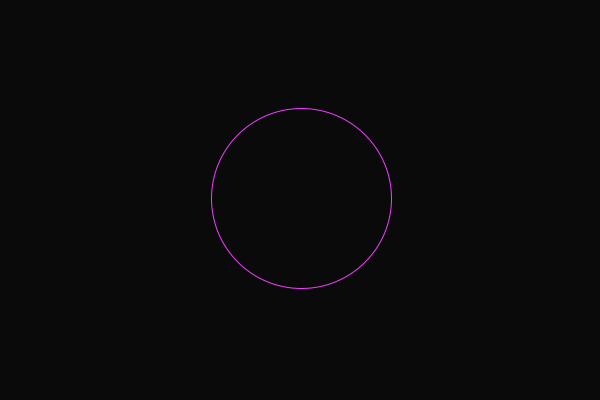
Frame 1 (no input)
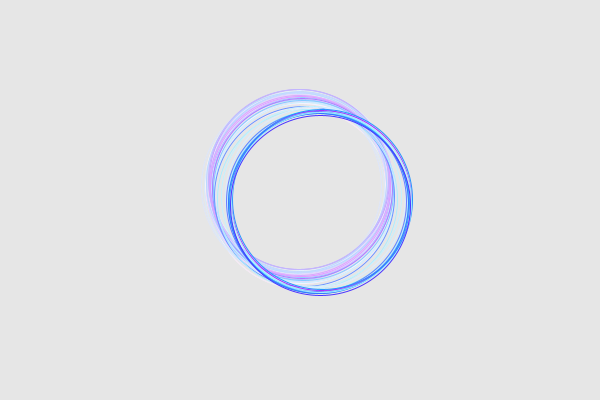
Frame 60 (the mouse pressed at the canvas centre just before this capture)
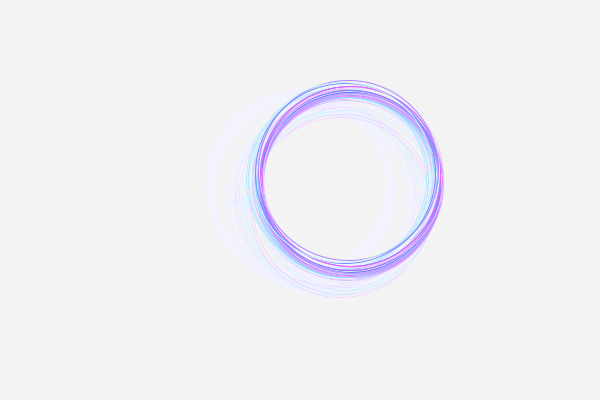
Frame 120 (the mouse held since frame 60 and released just before this capture)

The Processing sketch that drew these frames (run headless with seeded random() and noise(); from frame 60 on, the mouse is pressed at the canvas centre):

// Processing sketch: sketch_test
// ── sketch_test.pde
void setup(){
  size(600, 400);
  background(0);
}

float x = 300;
float y = 200;
int r = 180;

void draw(){
fill(255, 10);
noStroke();
rect(0, 0, 600, 400);
x = x + random(-4, 4);
y = y + random(-4, 4);
noFill();
stroke(random(255), random(255), 255);
ellipse(x, y, r, r);
}
